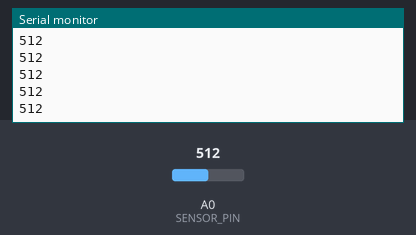
Recording of a sketch running on a simulated Arduino Uno, built with avr-gcc and run on an emulated ATmega328P. On the bench: the last lines printed to the serial monitor. The test bench sets the inputs (shaded band); at power-on: A0 (SENSOR_PIN) = 512.

Above: at 1.2 s.
1.3 s: A0 (SENSOR_PIN) set to 716
At 2.4 s:
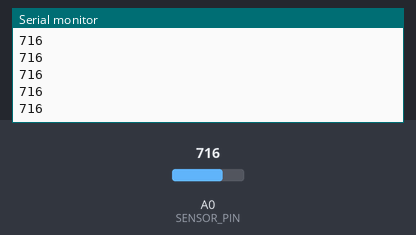
2.8 s: A0 (SENSOR_PIN) set to 900
At 3.9 s:
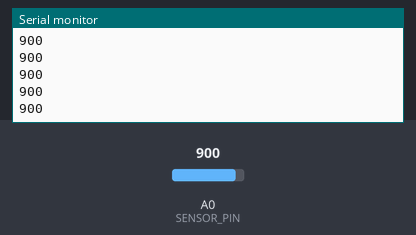
Timing chart, 0 to 5.8 s (numbered marks = the images above; inputs shaded):
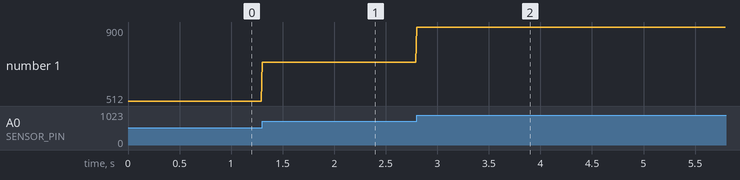

Measured:
- after the input at 1.3 s, the serial monitor: prints a new line at once (image 1)
- after the input at 2.8 s, the serial monitor: prints a new line at once (image 2)
- plotted number 1: 512 → 716 after the input at 1.3 s, 716 → 900 after the input at 2.8 s

The sketch:

analog_read.ino
```cpp
const int SENSOR_PIN = A0;
const unsigned long SAMPLE_INTERVAL_US = 10000;
unsigned long nextSampleUs = 0;

void setup() {
    Serial.begin(115200);
    pinMode(SENSOR_PIN, INPUT);
    nextSampleUs = micros();
}

void loop() {
    unsigned long nowUs = micros();

    if ((long)(nowUs - nextSampleUs) >= 0) {
        nextSampleUs += SAMPLE_INTERVAL_US;

        int adcValue = analogRead(SENSOR_PIN);
        Serial.println(adcValue);
    }
}
```
